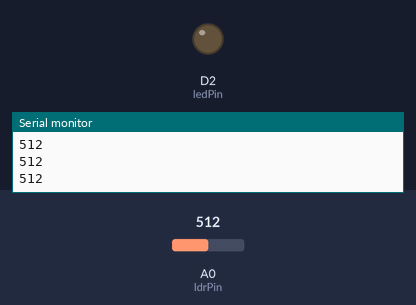
Recording of a sketch running on a simulated ESP8266 (NodeMCU). On the bench: output pins drawn as LEDs (lit = HIGH), the last lines printed to the serial monitor. The inputs (shaded band) are chosen by the test bench; at power-on: A0 (ldrPin) = 512. WiFi joins after 1.5 s; servers stay silent unless stated; random numbers use the default seed unless the sketch sets one; no MQTT or app messages arrive unless stated.

Above: at 2.7 s.
2.8 s: A0 (ldrPin) set to 208
4.3 s: A0 (ldrPin) set to 191
At 4.6 s:
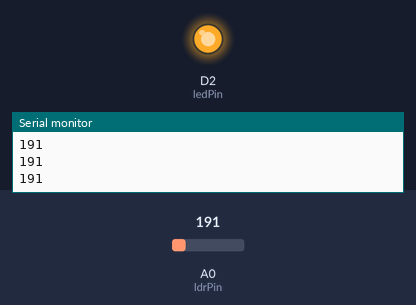
8.8 s: A0 (ldrPin) set to 210
At 9.3 s:
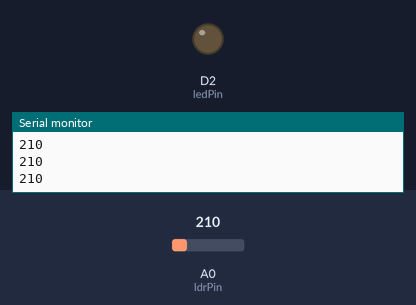
10.3 s: A0 (ldrPin) set to 190
At 11.6 s:
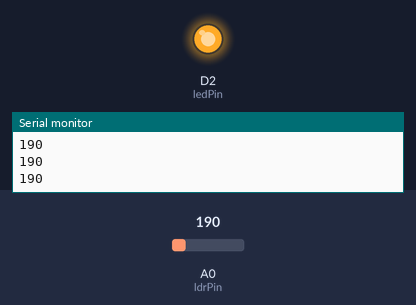
Timing chart, 0 to 12.8 s (numbered marks = the images above; inputs shaded):
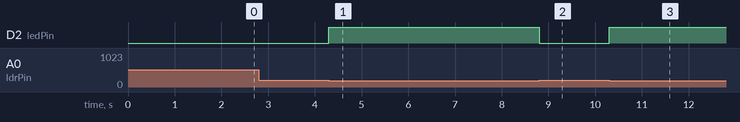

The sketch:

code.ino
```cpp
#include <ESP8266WiFi.h>
#include <PubSubClient.h>

//declaração de variáveis de ssid e password de rede de conexão wifi
const char* ssid = "Home 2.4G";
const char* password = "HtA@$19749697";

//declaração de variáveis das informações de comunicação com Broker público, endereço e porta
const char* mqtt_server = "broker.mqttdashboard.com";
const int mqtt_server_port = 1883;

#define MSG_BUFFER_SIZE (500)
WiFiClient client;
PubSubClient mqtt_client(client);
long lastMsg = 0;

//declaração de variáveis de configuração dos tópicos, global, sensor, atuador e mensagens
String clientID = "ESP8266Client-";
String topicoPrefixo = "MACK20000243";
String topicoTodos = topicoPrefixo + "/#";
String topico_0 = topicoPrefixo + "Hello, World";
String mensagem_0 = "NodeMCU Conectado";
String topico_1 = topicoPrefixo + "/sensor1"; //ldu
String mensagem_1 = "";
String topico_2 = topicoPrefixo + "/atuador1"; //led
String mensagem_2 = "";
String mensagemTemp = "";

//função que estabelece a conexão com a rede wifi utilizando as variáveis de ssid e password
void setup_wifi() {
  Serial.print("Conectando para ");
  Serial.println(ssid);

  WiFi.mode(WIFI_STA);
  WiFi.begin(ssid, password);

  while (WiFi.status() != WL_CONNECTED) {
    delay(500);
    Serial.print(".");
  }

  Serial.println();
  Serial.print("Conectado, IP address ");
  Serial.println(WiFi.localIP());
}

//função de reconexão constante com o Broker público
void reconnect() {
  while (!mqtt_client.connected()) {
    Serial.print("MQTT Connection...");

    randomSeed(micros());
    clientID += String(random(0xffff), HEX);

    if (mqtt_client.connect(clientID.c_str())) {
      Serial.print("Conectado.");
      mqtt_client.publish(topico_0.c_str(), mensagem_0.c_str());
      mqtt_client.subscribe(topicoTodos.c_str());
    } else {
      Serial.print("Falha, rc=");
      Serial.print(mqtt_client.state());
      Serial.println(" try again in 5 seconds");

      delay(500);
    }
  }
}

//função para o recebimento de mensagens conforme a ação do atuador
void callback(char* topic, byte* payload, unsigned int length) {
  mensagemTemp = "";
  Serial.print("Message arrived [");
  Serial.print(topic);
  Serial.print("] ");
  for (int i = 0; i < length; i++) {
    Serial.print((char)payload[i]);
    mensagemTemp += (char)payload[i];
  }

  if (String(topic) == topico_2) {
    mensagem_2 = mensagemTemp;
  }

  Serial.println();

  if ((char)payload[0] != NULL) {
    digitalWrite(LED_BUILTIN, LOW);
    delay(500);
    digitalWrite(LED_BUILTIN, HIGH);
  } else {
    digitalWrite(LED_BUILTIN, HIGH);
  }
}

//declaração de variáveis dos pinos utilizados de NodeMCU ESP8266 para o funcionamento correto do circuito
const int ledPin = D2;
const int ldrPin = A0;

//função setup que declaramos todas as função que utilizaremos
void setup() {
  Serial.begin(9600);
  pinMode(ledPin, OUTPUT);
  pinMode(ldrPin, INPUT);
  setup_wifi();
  mqtt_client.setServer(mqtt_server, mqtt_server_port);
  mqtt_client.setCallback(callback);
}

//função loop é basicamente o funcionamento do nosso circuito
void loop() {
  if (!mqtt_client.connected()) {
    reconnect();
    }

  mqtt_client.loop();

  int ldrStatus = analogRead(A0);
  if (ldrStatus <= 200) {
    digitalWrite(ledPin, HIGH);
    mensagem_2 = "LED ON";
    Serial.println(ldrStatus);
    } else {
      digitalWrite(ledPin, LOW);
      Serial.println(ldrStatus);
      mensagem_2 = "LED OFF";
      }

    long now = millis();
    if (now - lastMsg > 2000) {
      lastMsg = now;
      mqtt_client.publish(topico_2.c_str(), mensagem_2.c_str());
    }
    if (ldrStatus <= 200) {
      digitalWrite(D2, 1);
      } else {
        digitalWrite(D2, 0);
        }
}
```

Measured:
- the behaviour switches between 201 and 200 on A0 (ldrPin) (found by bisection; images 0 and 1)
- after the input at 4.3 s, D2 (ledPin): LOW → HIGH at once
- after the input at 8.8 s, D2 (ledPin): HIGH → LOW at once
- after the input at 10.3 s, D2 (ledPin): LOW → HIGH at once
